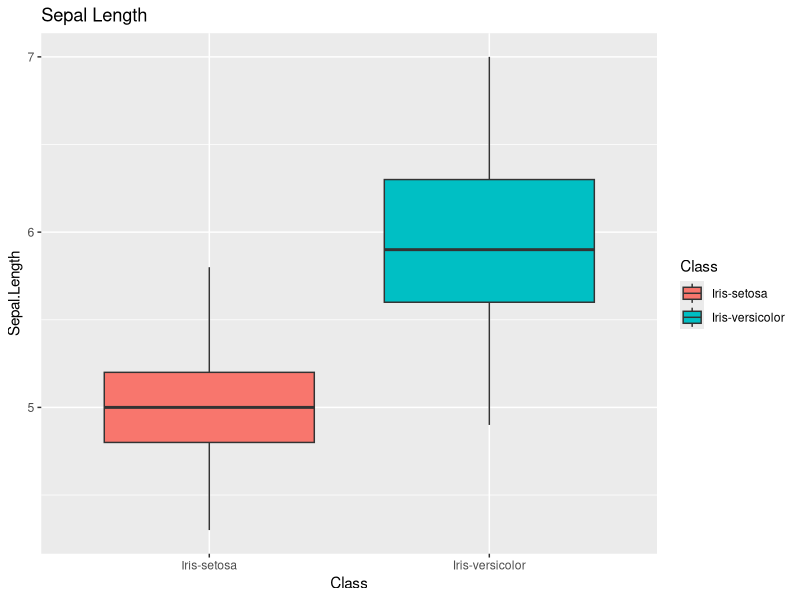

Here is the R script that generated this plot:
## ---- chunk 1
knitr::opts_chunk$set(echo = TRUE)
## ---- chunk 2
setwd('C:/MYN/The R Files') # replace whatever is between '' with the correct file path for your computer
data <- read.csv('iris.csv')
## ---- chunk 3
str(data) 
## ---- chunk 4
head(data)
head(data, n = 3)
## ---- chunk 5
# install.packages('ggplot2') # only ever need to run this once
library(ggplot2) # needs to be run every R session
## ---- chunk 6
ggplot(
     data = data, # ggplot() argument: data = __
     aes(
          x = Class, # aes() argument: x = __
          y = Sepal.Length, # aes() argument: y = __
          fill = Class # aes() argument: fill = __
          )) + 
     geom_boxplot() + # ggplot geom function: geom_boxplot()
     ggtitle('Sepal Length')
## ---- chunk 7
#### Import Data ####
data <- read.csv('WiDiv20_weather.csv')
data <- data[,-5] # remove extraction date column

## Average out rows with the same planting date and bio_rep number
data <- aggregate(
     x = data,
     by = list(
          data$location,
          data$genotype,
          data$rep,
          data$planting_date),
     FUN = 'mean',
     na.rm = TRUE)
data <- data[,-c(5:8)]
colnames(data)[1:4] <- c('location', 'genotype', 'rep', 'planting_date') # rename columns by supplying a vector of column names
## ---- chunk 8
colnames(data)[1:25]
## ---- chunk 9
model <- lm(data = data,
            sl.total ~ location + genotype + rep + planting_date
            )
anova(model)
## ---- chunk 10
results <- anova(model) # data frame of anova() results
results_ss <- sum(results[,2]) # total SS
results['location', 'Sum Sq'] / results_ss
results['genotype', 'Sum Sq'] / results_ss
## ---- chunk 11
results_rsquared <- data.frame(matrix(nrow = 2, ncol = 1)) # empty frame
results_rsquared[1,1] <- results['location', 'Sum Sq'] / results_ss
results_rsquared[2,1] <- results['genotype', 'Sum Sq'] / results_ss
rownames(results_rsquared) <- c('location', 'genotype')
colnames(results_rsquared) <- 'Partial R^2'
results_rsquared
